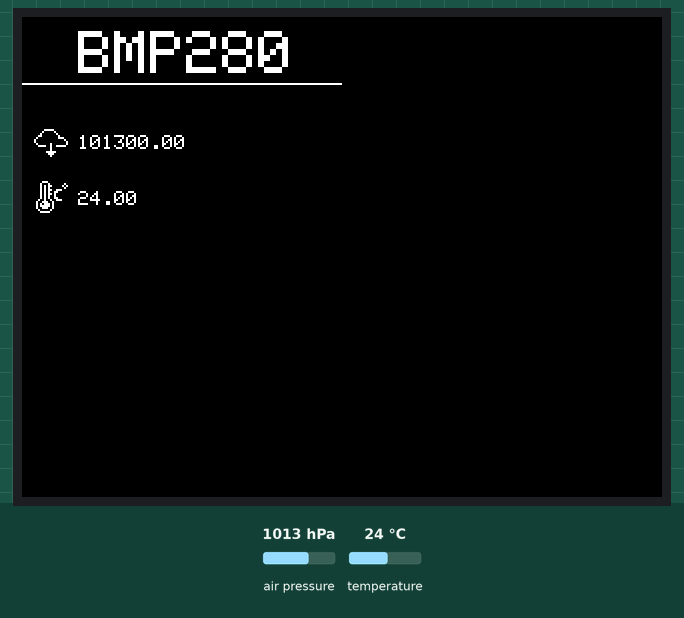
This sketch was run on a simulated ESP32. On the bench: 320×240 colour display. The inputs (shaded band) are chosen by the test bench; at power-on: air pressure 1013 hPa, temperature 24 °C.

Above: at 1.4 s.
1.5 s: air pressure set to 952 hPa
At 2.9 s:
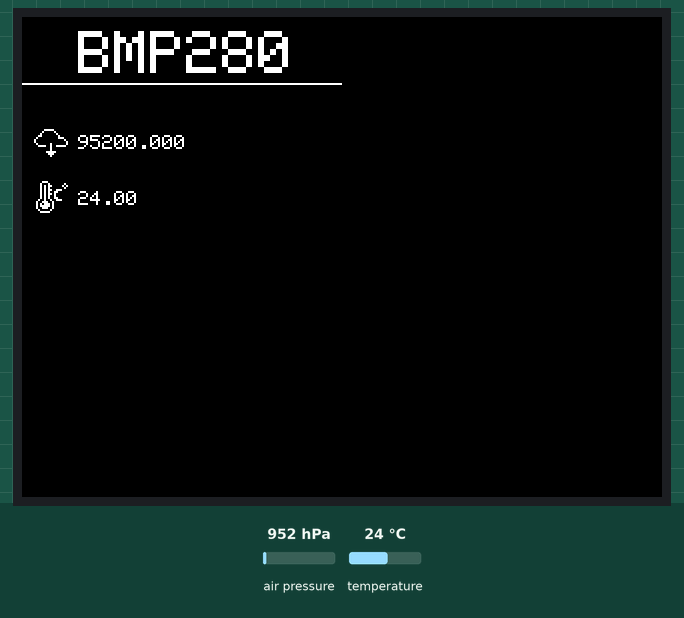
3.2 s: temperature set to 12 °C
4.7 s: air pressure set to 975 hPa
6.2 s: temperature set to 19 °C
Timing chart, 0 to 8.7 s (numbered marks = the images above; inputs shaded):
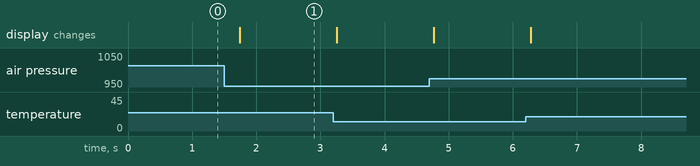

Measured:
- after the input at 1.5 s, the display: changes after 0.24 s (image 1)

The sketch:

Example1_BMP280.ino
```cpp
#include <TFT_eSPI.h>
#include <SPI.h>
#include <Wire.h>
#include <Adafruit_BMP280.h>

TFT_eSPI tft = TFT_eSPI();

#define SDA_PIN 33
#define SCL_PIN 32

Adafruit_BMP280 bmp280;

void setup(void) {
  tft.init();

  tft.setRotation(1);

  tft.fillScreen(0x0000);

  draw();

  Wire.begin(SDA_PIN, SCL_PIN);
  // 0x76 is a common I2C address for the BMP280
  bmp280.begin(0x76);
}

static const unsigned char PROGMEM image_cloud_download_bits[] = {0x00,0x00,0x00,0x07,0xc0,0x00,0x08,0x20,0x00,0x10,0x10,0x00,0x30,0x08,0x00,0x40,0x0e,0x00,0x80,0x01,0x00,0x80,0x00,0x80,0x40,0x80,0x80,0x3c,0x9f,0x00,0x00,0x80,0x00,0x00,0x80,0x00,0x03,0xe0,0x00,0x01,0xc0,0x00,0x00,0x80,0x00,0x00,0x00,0x00};

static const unsigned char PROGMEM image_weather_temperature_bits[] = {0x1c,0x00,0x22,0x02,0x2b,0x05,0x2a,0x02,0x2b,0x38,0x2a,0x60,0x2b,0x40,0x2a,0x40,0x2a,0x60,0x49,0x38,0x9c,0x80,0xae,0x80,0xbe,0x80,0x9c,0x80,0x41,0x00,0x3e,0x00};

void draw(void) {
    tft.setTextColor(0xFFFF);
    tft.setTextSize(3);
    tft.setFreeFont();
    tft.drawString("BMP280", 28, 7);

    tft.drawLine(0, 33, 159, 33, 0xFFFF);

    tft.drawBitmap(6, 55, image_cloud_download_bits, 17, 16, 0xFFFF);

    tft.drawBitmap(7, 82, image_weather_temperature_bits, 16, 16, 0xFFFF);
}

void loop() {
  float temperature = bmp280.readTemperature();
  float pressure = bmp280.readPressure();

  tft.setTextSize(1);
  tft.setTextColor(0xFFFF, 0x0000);
  tft.drawString(String(pressure), 28, 59);
  tft.drawString(String(temperature), 28, 87);

  delay(500);
}
```
